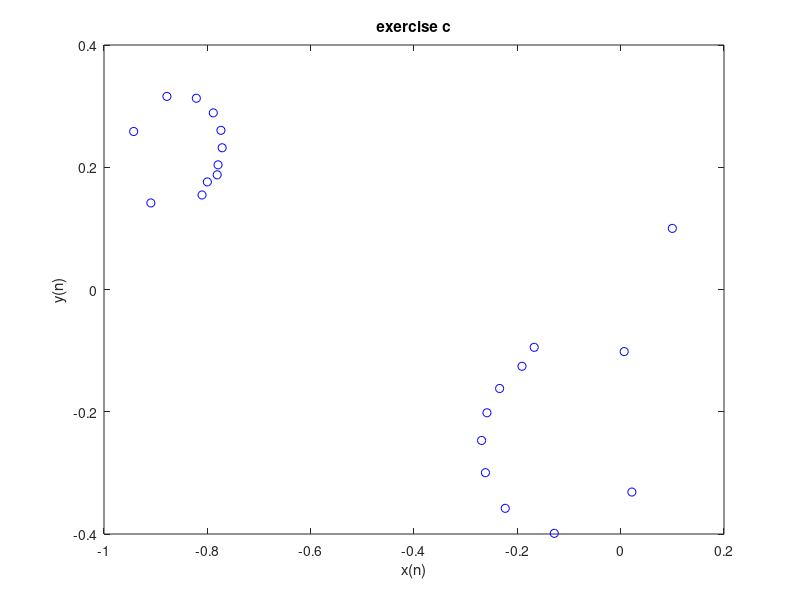
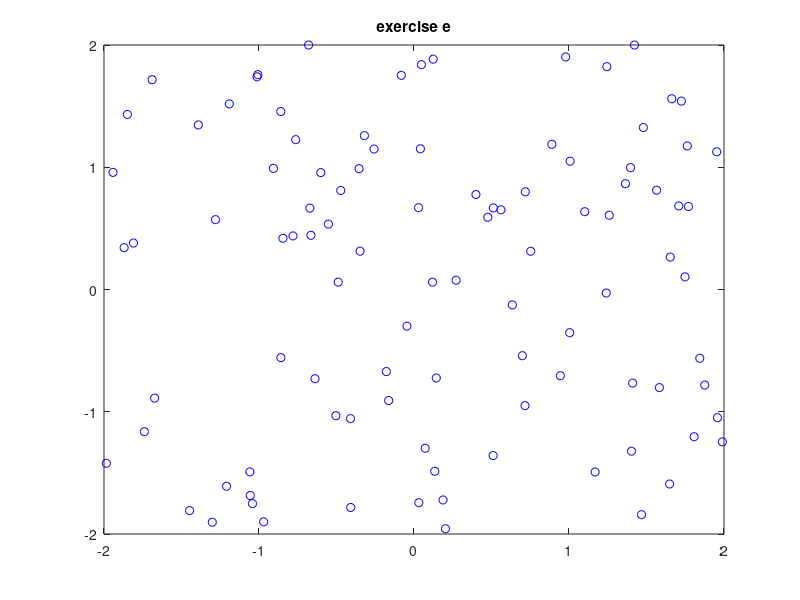
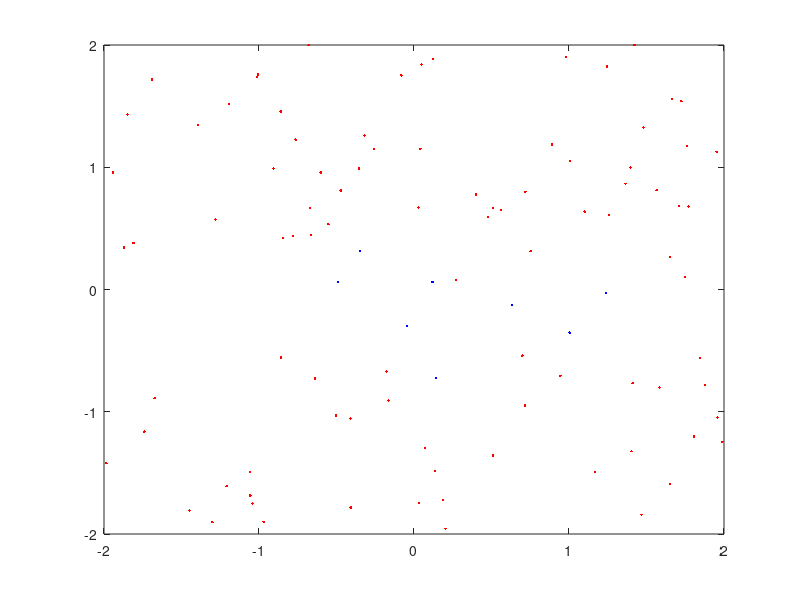

The MATLAB script that drew these images, in order:
close all
clear all

%part a
c = -0.8;
d = 0.156;
nMax = 22;

x = zeros(1,nMax);
y = zeros(1,nMax);

x(1) = 0.1;
y(1) = 0.1;
ens = 1:nMax;
for n=2:nMax
    x(n) = x(n-1)^2 - y(n-1)^2 + c;
    y(n) = 2*x(n-1)*y(n-1) + d;
end

%part b
figure;
plot(ens, x,'-ob'); 
ylabel('x(n)')
xlabel('n')
title('exercise b')

%part c
plot(x,y,'ob')
xlabel('x(n)')
ylabel('y(n)')
title('exercise c')

% part d
% In general, you can generate N random numbers 
% in the interval [a,b] with the formula r = a + (b-a).*rand(N,1);
a = -2;
b = 2;
N = 100;
r = a + (b-a).*rand(N,1);

% part e
XStart = a + (b-a).*rand(N,1);
YStart = a + (b-a).*rand(N,1);

figure
plot(XStart,YStart,'ob');
title('exercise e')

%part f/g
kin = 1;
kout = 1;
for i=1:N
    x(1) = XStart(i);
    y(1) = YStart(i);
    for n=2:nMax
        x(n) = x(n-1)^2 - y(n-1)^2 + c;
        y(n) = 2*x(n-1)*y(n-1) + d;
    end
    if abs(x(nMax)) < 2 && abs(y(nMax)) < 2
        Xin(kin) = x(1);
        Yin(kin) = y(1);
        kin = kin + 1;
    else
        Xout(kout) = x(1);
        Yout(kout) = y(1);
        kout = kout + 1;
    end
end

figure
plot(Xin, Yin, '.b')
hold on
plot(Xout, Yout, '.r')
hold off


